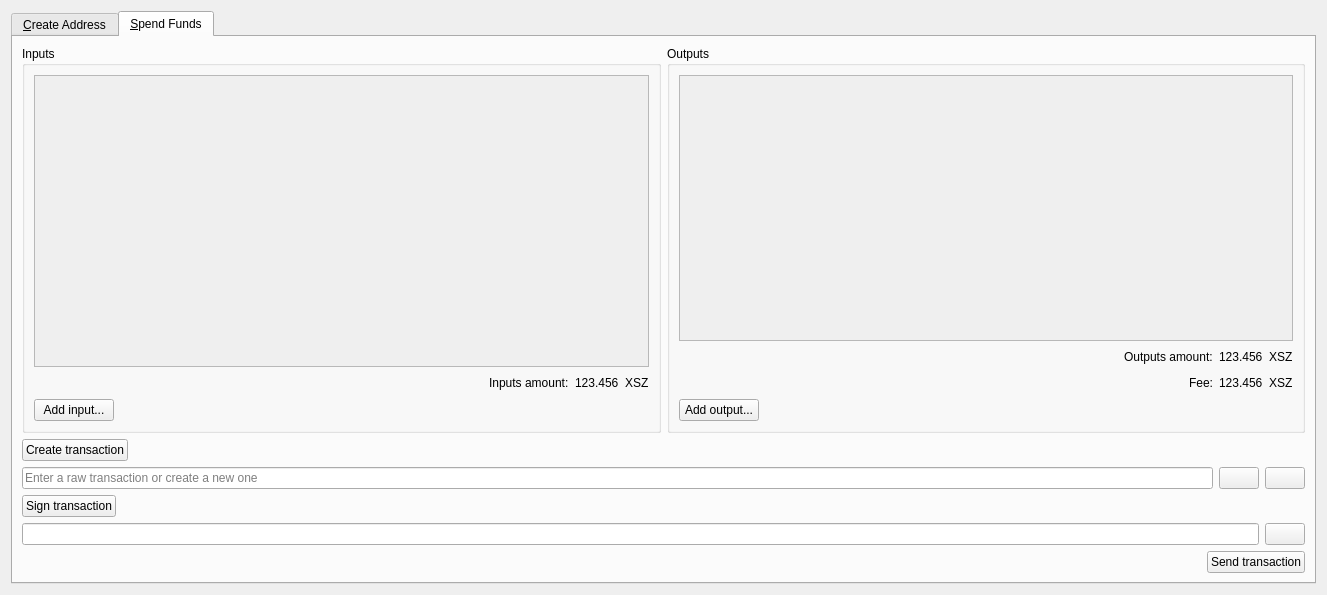
<?xml version="1.0" encoding="UTF-8"?>
<ui version="4.0">
 <class>MultisigDialog</class>
 <widget class="QDialog" name="MultisigDialog">
  <property name="geometry">
   <rect>
    <x>0</x>
    <y>0</y>
    <width>1327</width>
    <height>595</height>
   </rect>
  </property>
  <property name="windowTitle">
   <string>Multisig</string>
  </property>
  <layout class="QVBoxLayout" name="verticalLayout_2">
   <item>
    <widget class="QTabWidget" name="tabWidget">
     <property name="currentIndex">
      <number>1</number>
     </property>
     <widget class="QWidget" name="tabCreateAddress">
      <attribute name="title">
       <string>&amp;Create Address</string>
      </attribute>
      <layout class="QVBoxLayout" name="verticalLayout">
       <item>
        <widget class="QScrollArea" name="scrollArea">
         <property name="widgetResizable">
          <bool>true</bool>
         </property>
         <widget class="QWidget" name="scrollAreaWidgetContents">
          <property name="geometry">
           <rect>
            <x>0</x>
            <y>0</y>
            <width>1285</width>
            <height>314</height>
           </rect>
          </property>
          <layout class="QVBoxLayout" name="verticalLayout_3">
           <item>
            <layout class="QVBoxLayout" name="pubkeyEntries"/>
           </item>
           <item>
            <spacer name="verticalSpacer">
             <property name="orientation">
              <enum>Qt::Vertical</enum>
             </property>
             <property name="sizeHint" stdset="0">
              <size>
               <width>20</width>
               <height>40</height>
              </size>
             </property>
            </spacer>
           </item>
          </layout>
         </widget>
        </widget>
       </item>
       <item>
        <layout class="QHBoxLayout" name="horizontalLayout_14">
         <item>
          <widget class="QPushButton" name="addPubKeyButton">
           <property name="toolTip">
            <string>Add a member to the signing pool</string>
           </property>
           <property name="text">
            <string>&amp;Add public key...</string>
           </property>
           <property name="icon">
            <iconset resource="../bitcoin.qrc">
             <normaloff>:/icons/add</normaloff>:/icons/add</iconset>
           </property>
          </widget>
         </item>
         <item>
          <widget class="QPushButton" name="clearButton">
           <property name="sizePolicy">
            <sizepolicy hsizetype="Minimum" vsizetype="Fixed">
             <horstretch>0</horstretch>
             <verstretch>0</verstretch>
            </sizepolicy>
           </property>
           <property name="toolTip">
            <string>Remove all public key fields</string>
           </property>
           <property name="text">
            <string>Clear all</string>
           </property>
           <property name="icon">
            <iconset resource="../bitcoin.qrc">
             <normaloff>:/icons/remove</normaloff>:/icons/remove</iconset>
           </property>
           <property name="autoRepeatDelay">
            <number>300</number>
           </property>
          </widget>
         </item>
         <item>
          <spacer name="horizontalSpacer_8">
           <property name="orientation">
            <enum>Qt::Horizontal</enum>
           </property>
           <property name="sizeHint" stdset="0">
            <size>
             <width>40</width>
             <height>20</height>
            </size>
           </property>
          </spacer>
         </item>
        </layout>
       </item>
       <item>
        <layout class="QHBoxLayout" name="horizontalLayout_2">
         <item>
          <widget class="QLabel" name="requiredSignaturesLabel">
           <property name="text">
            <string>Required signatures:</string>
           </property>
          </widget>
         </item>
         <item>
          <widget class="QLineEdit" name="requiredSignatures">
           <property name="sizePolicy">
            <sizepolicy hsizetype="Minimum" vsizetype="Fixed">
             <horstretch>0</horstretch>
             <verstretch>0</verstretch>
            </sizepolicy>
           </property>
           <property name="minimumSize">
            <size>
             <width>127</width>
             <height>0</height>
            </size>
           </property>
           <property name="text">
            <string/>
           </property>
           <property name="maxLength">
            <number>2</number>
           </property>
           <property name="frame">
            <bool>true</bool>
           </property>
           <property name="alignment">
            <set>Qt::AlignRight|Qt::AlignTrailing|Qt::AlignVCenter</set>
           </property>
           <property name="placeholderText">
            <string>Enter a number</string>
           </property>
          </widget>
         </item>
         <item>
          <widget class="QLabel" name="maxSignaturesLabel">
           <property name="text">
            <string>/ 1</string>
           </property>
          </widget>
         </item>
         <item>
          <spacer name="horizontalSpacer_2">
           <property name="orientation">
            <enum>Qt::Horizontal</enum>
           </property>
           <property name="sizeHint" stdset="0">
            <size>
             <width>40</width>
             <height>20</height>
            </size>
           </property>
          </spacer>
         </item>
        </layout>
       </item>
       <item>
        <layout class="QHBoxLayout" name="horizontalLayout">
         <item>
          <widget class="QPushButton" name="createAddressButton">
           <property name="text">
            <string>Create multisig address</string>
           </property>
          </widget>
         </item>
         <item>
          <spacer name="horizontalSpacer">
           <property name="orientation">
            <enum>Qt::Horizontal</enum>
           </property>
           <property name="sizeHint" stdset="0">
            <size>
             <width>40</width>
             <height>20</height>
            </size>
           </property>
          </spacer>
         </item>
        </layout>
       </item>
       <item>
        <layout class="QHBoxLayout" name="horizontalLayoutMultisigAddress">
         <item>
          <widget class="QLabel" name="multisigAddressLabel">
           <property name="text">
            <string>Multisig address:</string>
           </property>
          </widget>
         </item>
         <item>
          <widget class="QLineEdit" name="multisigAddress">
           <property name="readOnly">
            <bool>true</bool>
           </property>
          </widget>
         </item>
         <item>
          <widget class="QPushButton" name="copyMultisigAddressButton">
           <property name="toolTip">
            <string>Copy the multisig address to the system clipboard</string>
           </property>
           <property name="text">
            <string/>
           </property>
           <property name="icon">
            <iconset resource="../bitcoin.qrc">
             <normaloff>:/icons/editcopy</normaloff>:/icons/editcopy</iconset>
           </property>
           <property name="autoDefault">
            <bool>false</bool>
           </property>
          </widget>
         </item>
        </layout>
       </item>
       <item>
        <layout class="QHBoxLayout" name="horizontalLayout_3">
         <item>
          <widget class="QLabel" name="redeemScriptLabel">
           <property name="text">
            <string>Redeem script:</string>
           </property>
          </widget>
         </item>
         <item>
          <widget class="QLineEdit" name="redeemScript">
           <property name="readOnly">
            <bool>true</bool>
           </property>
          </widget>
         </item>
         <item>
          <widget class="QPushButton" name="copyRedeemScriptButton">
           <property name="toolTip">
            <string>Copy the redeem script to the system clipboard</string>
           </property>
           <property name="text">
            <string/>
           </property>
           <property name="icon">
            <iconset resource="../bitcoin.qrc">
             <normaloff>:/icons/editcopy</normaloff>:/icons/editcopy</iconset>
           </property>
           <property name="autoDefault">
            <bool>false</bool>
           </property>
          </widget>
         </item>
        </layout>
       </item>
       <item>
        <layout class="QHBoxLayout" name="horizontalLayout_15">
         <item>
          <spacer name="horizontalSpacer_11">
           <property name="orientation">
            <enum>Qt::Horizontal</enum>
           </property>
           <property name="sizeHint" stdset="0">
            <size>
             <width>40</width>
             <height>20</height>
            </size>
           </property>
          </spacer>
         </item>
         <item>
          <widget class="QPushButton" name="saveRedeemScriptButton">
           <property name="toolTip">
            <string>The redeem script will be required to spend the funds sent to the multisig address</string>
           </property>
           <property name="text">
            <string>Save redeem script</string>
           </property>
          </widget>
         </item>
         <item>
          <widget class="QPushButton" name="saveMultisigAddressButton">
           <property name="toolTip">
            <string>Add the multisig address to your personal addresses</string>
           </property>
           <property name="text">
            <string>Add address to wallet</string>
           </property>
          </widget>
         </item>
        </layout>
       </item>
      </layout>
     </widget>
     <widget class="QWidget" name="tabSpendFunds">
      <attribute name="title">
       <string>&amp;Spend Funds</string>
      </attribute>
      <layout class="QVBoxLayout" name="verticalLayout_13">
       <item>
        <layout class="QVBoxLayout" name="verticalLayout_8">
         <item>
          <layout class="QHBoxLayout" name="horizontalLayout_4">
           <item>
            <widget class="QGroupBox" name="inputsBox">
             <property name="title">
              <string>Inputs</string>
             </property>
             <layout class="QVBoxLayout" name="verticalLayout_6">
              <item>
               <widget class="QScrollArea" name="scrollArea_2">
                <property name="minimumSize">
                 <size>
                  <width>0</width>
                  <height>0</height>
                 </size>
                </property>
                <property name="widgetResizable">
                 <bool>true</bool>
                </property>
                <widget class="QWidget" name="scrollAreaWidgetContents_2">
                 <property name="geometry">
                  <rect>
                   <x>0</x>
                   <y>0</y>
                   <width>611</width>
                   <height>242</height>
                  </rect>
                 </property>
                 <layout class="QVBoxLayout" name="verticalLayout_4">
                  <item>
                   <layout class="QVBoxLayout" name="inputs"/>
                  </item>
                  <item>
                   <spacer name="verticalSpacer_2">
                    <property name="orientation">
                     <enum>Qt::Vertical</enum>
                    </property>
                    <property name="sizeHint" stdset="0">
                     <size>
                      <width>20</width>
                      <height>42</height>
                     </size>
                    </property>
                   </spacer>
                  </item>
                 </layout>
                </widget>
               </widget>
              </item>
              <item>
               <layout class="QHBoxLayout" name="horizontalLayout_6">
                <item>
                 <spacer name="horizontalSpacer_9">
                  <property name="orientation">
                   <enum>Qt::Horizontal</enum>
                  </property>
                  <property name="sizeHint" stdset="0">
                   <size>
                    <width>40</width>
                    <height>20</height>
                   </size>
                  </property>
                 </spacer>
                </item>
                <item>
                 <widget class="QLabel" name="inputsAmountLabel">
                  <property name="text">
                   <string>Inputs amount:</string>
                  </property>
                 </widget>
                </item>
                <item>
                 <widget class="QLabel" name="inputsAmount">
                  <property name="text">
                   <string>123.456</string>
                  </property>
                  <property name="textInteractionFlags">
                   <set>Qt::LinksAccessibleByMouse|Qt::TextSelectableByKeyboard|Qt::TextSelectableByMouse</set>
                  </property>
                 </widget>
                </item>
                <item>
                 <widget class="QLabel" name="label">
                  <property name="text">
                   <string>XSZ</string>
                  </property>
                 </widget>
                </item>
               </layout>
              </item>
              <item>
               <layout class="QHBoxLayout" name="horizontalLayout_5">
                <item>
                 <widget class="QPushButton" name="addInputButton">
                  <property name="text">
                   <string>Add input...</string>
                  </property>
                  <property name="icon">
                   <iconset resource="../bitcoin.qrc">
                    <normaloff>:/icons/add</normaloff>:/icons/add</iconset>
                  </property>
                 </widget>
                </item>
                <item>
                 <spacer name="horizontalSpacer_3">
                  <property name="orientation">
                   <enum>Qt::Horizontal</enum>
                  </property>
                  <property name="sizeHint" stdset="0">
                   <size>
                    <width>40</width>
                    <height>20</height>
                   </size>
                  </property>
                 </spacer>
                </item>
               </layout>
              </item>
             </layout>
            </widget>
           </item>
           <item>
            <widget class="QGroupBox" name="outputsBox">
             <property name="title">
              <string>Outputs</string>
             </property>
             <layout class="QVBoxLayout" name="verticalLayout_7">
              <item>
               <widget class="QScrollArea" name="scrollArea_3">
                <property name="minimumSize">
                 <size>
                  <width>0</width>
                  <height>0</height>
                 </size>
                </property>
                <property name="widgetResizable">
                 <bool>true</bool>
                </property>
                <widget class="QWidget" name="scrollAreaWidgetContents_3">
                 <property name="geometry">
                  <rect>
                   <x>0</x>
                   <y>0</y>
                   <width>610</width>
                   <height>214</height>
                  </rect>
                 </property>
                 <layout class="QVBoxLayout" name="verticalLayout_5">
                  <item>
                   <layout class="QVBoxLayout" name="outputs"/>
                  </item>
                  <item>
                   <spacer name="verticalSpacer_3">
                    <property name="orientation">
                     <enum>Qt::Vertical</enum>
                    </property>
                    <property name="sizeHint" stdset="0">
                     <size>
                      <width>20</width>
                      <height>42</height>
                     </size>
                    </property>
                   </spacer>
                  </item>
                 </layout>
                </widget>
               </widget>
              </item>
              <item>
               <layout class="QHBoxLayout" name="horizontalLayout_7">
                <item>
                 <spacer name="horizontalSpacer_10">
                  <property name="orientation">
                   <enum>Qt::Horizontal</enum>
                  </property>
                  <property name="sizeHint" stdset="0">
                   <size>
                    <width>40</width>
                    <height>20</height>
                   </size>
                  </property>
                 </spacer>
                </item>
                <item>
                 <widget class="QLabel" name="outputsAmountLabel">
                  <property name="text">
                   <string>Outputs amount:</string>
                  </property>
                 </widget>
                </item>
                <item>
                 <widget class="QLabel" name="outputsAmount">
                  <property name="text">
                   <string>123.456</string>
                  </property>
                  <property name="textInteractionFlags">
                   <set>Qt::LinksAccessibleByMouse|Qt::TextSelectableByKeyboard|Qt::TextSelectableByMouse</set>
                  </property>
                 </widget>
                </item>
                <item>
                 <widget class="QLabel" name="label_2">
                  <property name="text">
                   <string>XSZ</string>
                  </property>
                 </widget>
                </item>
               </layout>
              </item>
              <item>
               <layout class="QHBoxLayout" name="horizontalLayout_16">
                <item>
                 <spacer name="horizontalSpacer_12">
                  <property name="orientation">
                   <enum>Qt::Horizontal</enum>
                  </property>
                  <property name="sizeHint" stdset="0">
                   <size>
                    <width>40</width>
                    <height>20</height>
                   </size>
                  </property>
                 </spacer>
                </item>
                <item>
                 <widget class="QLabel" name="feeLabel">
                  <property name="text">
                   <string>Fee:</string>
                  </property>
                 </widget>
                </item>
                <item>
                 <widget class="QLabel" name="fee">
                  <property name="text">
                   <string>123.456</string>
                  </property>
                 </widget>
                </item>
                <item>
                 <widget class="QLabel" name="label_3">
                  <property name="text">
                   <string>XSZ</string>
                  </property>
                 </widget>
                </item>
               </layout>
              </item>
              <item>
               <layout class="QHBoxLayout" name="horizontalLayout_8">
                <item>
                 <widget class="QPushButton" name="addOutputButton">
                  <property name="text">
                   <string>Add output...</string>
                  </property>
                  <property name="icon">
                   <iconset resource="../bitcoin.qrc">
                    <normaloff>:/icons/add</normaloff>:/icons/add</iconset>
                  </property>
                 </widget>
                </item>
                <item>
                 <spacer name="horizontalSpacer_4">
                  <property name="orientation">
                   <enum>Qt::Horizontal</enum>
                  </property>
                  <property name="sizeHint" stdset="0">
                   <size>
                    <width>40</width>
                    <height>20</height>
                   </size>
                  </property>
                 </spacer>
                </item>
               </layout>
              </item>
             </layout>
            </widget>
           </item>
          </layout>
         </item>
         <item>
          <layout class="QHBoxLayout" name="horizontalLayout_9">
           <item>
            <widget class="QPushButton" name="createTransactionButton">
             <property name="text">
              <string>Create transaction</string>
             </property>
            </widget>
           </item>
           <item>
            <spacer name="horizontalSpacer_5">
             <property name="orientation">
              <enum>Qt::Horizontal</enum>
             </property>
             <property name="sizeHint" stdset="0">
              <size>
               <width>40</width>
               <height>20</height>
              </size>
             </property>
            </spacer>
           </item>
          </layout>
         </item>
        </layout>
       </item>
       <item>
        <layout class="QVBoxLayout" name="verticalLayout_10">
         <item>
          <layout class="QHBoxLayout" name="horizontalLayout_10">
           <item>
            <widget class="QLineEdit" name="transaction">
             <property name="sizePolicy">
              <sizepolicy hsizetype="Expanding" vsizetype="Fixed">
               <horstretch>0</horstretch>
               <verstretch>0</verstretch>
              </sizepolicy>
             </property>
             <property name="placeholderText">
              <string>Enter a raw transaction or create a new one</string>
             </property>
            </widget>
           </item>
           <item>
            <widget class="QPushButton" name="copyTransactionButton">
             <property name="toolTip">
              <string/>
             </property>
             <property name="text">
              <string/>
             </property>
             <property name="icon">
              <iconset resource="../bitcoin.qrc">
               <normaloff>:/icons/editcopy</normaloff>:/icons/editcopy</iconset>
             </property>
             <property name="autoDefault">
              <bool>false</bool>
             </property>
            </widget>
           </item>
           <item>
            <widget class="QPushButton" name="pasteTransactionButton">
             <property name="toolTip">
              <string>Paste address from clipboard</string>
             </property>
             <property name="text">
              <string/>
             </property>
             <property name="icon">
              <iconset resource="../bitcoin.qrc">
               <normaloff>:/icons/editpaste</normaloff>:/icons/editpaste</iconset>
             </property>
             <property name="shortcut">
              <string>Alt+P</string>
             </property>
             <property name="autoDefault">
              <bool>false</bool>
             </property>
            </widget>
           </item>
          </layout>
         </item>
         <item>
          <layout class="QHBoxLayout" name="horizontalLayout_11">
           <item>
            <widget class="QPushButton" name="signTransactionButton">
             <property name="text">
              <string>Sign transaction</string>
             </property>
             <property name="icon">
              <iconset resource="../bitcoin.qrc">
               <normaloff>:/icons/edit</normaloff>:/icons/edit</iconset>
             </property>
            </widget>
           </item>
           <item>
            <spacer name="horizontalSpacer_6">
             <property name="orientation">
              <enum>Qt::Horizontal</enum>
             </property>
             <property name="sizeHint" stdset="0">
              <size>
               <width>40</width>
               <height>20</height>
              </size>
             </property>
            </spacer>
           </item>
          </layout>
         </item>
        </layout>
       </item>
       <item>
        <layout class="QVBoxLayout" name="verticalLayout_12">
         <item>
          <layout class="QHBoxLayout" name="horizontalLayout_13">
           <item>
            <widget class="QLineEdit" name="signedTransaction">
             <property name="sizePolicy">
              <sizepolicy hsizetype="Expanding" vsizetype="Fixed">
               <horstretch>0</horstretch>
               <verstretch>0</verstretch>
              </sizepolicy>
             </property>
             <property name="readOnly">
              <bool>true</bool>
             </property>
            </widget>
           </item>
           <item>
            <widget class="QPushButton" name="copySignedTransactionButton">
             <property name="toolTip">
              <string/>
             </property>
             <property name="text">
              <string/>
             </property>
             <property name="icon">
              <iconset resource="../bitcoin.qrc">
               <normaloff>:/icons/editcopy</normaloff>:/icons/editcopy</iconset>
             </property>
             <property name="autoDefault">
              <bool>false</bool>
             </property>
            </widget>
           </item>
          </layout>
         </item>
         <item>
          <layout class="QHBoxLayout" name="horizontalLayout_12">
           <item>
            <widget class="QLabel" name="statusLabel">
             <property name="text">
              <string/>
             </property>
            </widget>
           </item>
           <item>
            <spacer name="horizontalSpacer_7">
             <property name="orientation">
              <enum>Qt::Horizontal</enum>
             </property>
             <property name="sizeHint" stdset="0">
              <size>
               <width>40</width>
               <height>20</height>
              </size>
             </property>
            </spacer>
           </item>
           <item>
            <widget class="QPushButton" name="sendTransactionButton">
             <property name="text">
              <string>Send transaction</string>
             </property>
             <property name="icon">
              <iconset resource="../bitcoin.qrc">
               <normaloff>:/icons/send</normaloff>:/icons/send</iconset>
             </property>
            </widget>
           </item>
          </layout>
         </item>
        </layout>
       </item>
      </layout>
     </widget>
    </widget>
   </item>
  </layout>
 </widget>
 <resources>
  <include location="../bitcoin.qrc"/>
 </resources>
 <connections/>
</ui>
